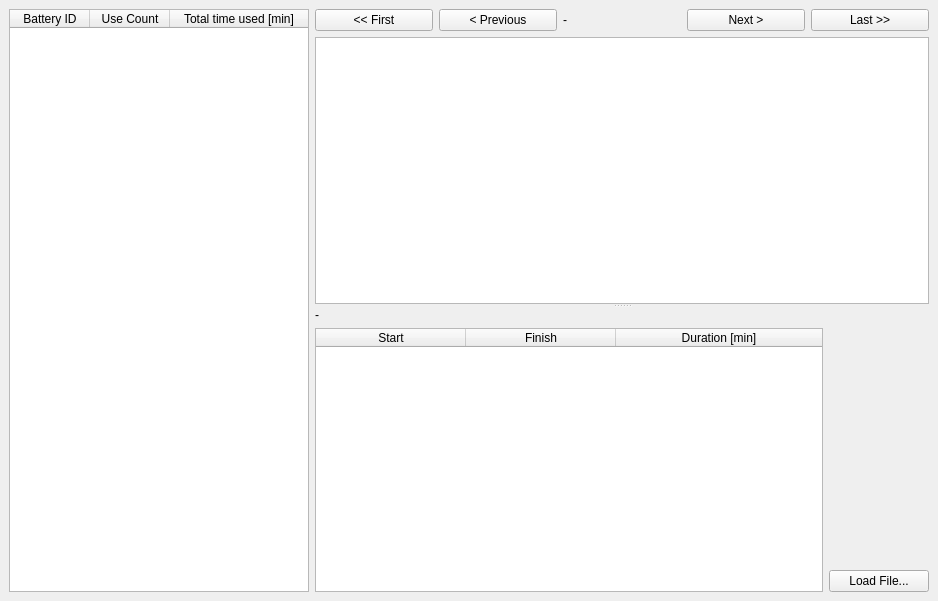
<?xml version="1.0" encoding="UTF-8"?>
<ui version="4.0">
 <class>MainWindow</class>
 <widget class="QMainWindow" name="MainWindow">
  <property name="geometry">
   <rect>
    <x>0</x>
    <y>0</y>
    <width>938</width>
    <height>601</height>
   </rect>
  </property>
  <property name="minimumSize">
   <size>
    <width>0</width>
    <height>400</height>
   </size>
  </property>
  <property name="windowTitle">
   <string>MainWindow</string>
  </property>
  <widget class="QWidget" name="centralwidget">
   <layout class="QHBoxLayout" name="horizontalLayout_4">
    <item>
     <layout class="QHBoxLayout" name="horizontalLayout_3">
      <item>
       <widget class="QTableWidget" name="batteryTable">
        <property name="minimumSize">
         <size>
          <width>300</width>
          <height>0</height>
         </size>
        </property>
        <property name="maximumSize">
         <size>
          <width>300</width>
          <height>16777215</height>
         </size>
        </property>
        <property name="horizontalScrollBarPolicy">
         <enum>Qt::ScrollBarAlwaysOff</enum>
        </property>
        <property name="alternatingRowColors">
         <bool>true</bool>
        </property>
        <property name="selectionMode">
         <enum>QAbstractItemView::SingleSelection</enum>
        </property>
        <property name="selectionBehavior">
         <enum>QAbstractItemView::SelectRows</enum>
        </property>
        <property name="sortingEnabled">
         <bool>true</bool>
        </property>
        <attribute name="horizontalHeaderCascadingSectionResizes">
         <bool>true</bool>
        </attribute>
        <attribute name="horizontalHeaderMinimumSectionSize">
         <number>80</number>
        </attribute>
        <attribute name="horizontalHeaderDefaultSectionSize">
         <number>80</number>
        </attribute>
        <attribute name="horizontalHeaderShowSortIndicator" stdset="0">
         <bool>true</bool>
        </attribute>
        <attribute name="horizontalHeaderStretchLastSection">
         <bool>true</bool>
        </attribute>
        <attribute name="verticalHeaderVisible">
         <bool>false</bool>
        </attribute>
        <attribute name="verticalHeaderMinimumSectionSize">
         <number>20</number>
        </attribute>
        <attribute name="verticalHeaderDefaultSectionSize">
         <number>20</number>
        </attribute>
        <attribute name="verticalHeaderStretchLastSection">
         <bool>false</bool>
        </attribute>
        <column>
         <property name="text">
          <string>Battery ID</string>
         </property>
        </column>
        <column>
         <property name="text">
          <string>Use Count</string>
         </property>
        </column>
        <column>
         <property name="text">
          <string>Total time used [min]</string>
         </property>
        </column>
       </widget>
      </item>
      <item>
       <widget class="QSplitter" name="splitter">
        <property name="orientation">
         <enum>Qt::Vertical</enum>
        </property>
        <widget class="QWidget" name="layoutWidget">
         <layout class="QVBoxLayout" name="verticalLayout_2">
          <item>
           <layout class="QHBoxLayout" name="horizontalLayout">
            <item>
             <widget class="QPushButton" name="buttonFirst">
              <property name="text">
               <string>&lt;&lt; First</string>
              </property>
             </widget>
            </item>
            <item>
             <widget class="QPushButton" name="buttonPrev">
              <property name="text">
               <string>&lt; Previous</string>
              </property>
             </widget>
            </item>
            <item>
             <widget class="QLabel" name="week_display">
              <property name="text">
               <string>-</string>
              </property>
             </widget>
            </item>
            <item>
             <widget class="QPushButton" name="buttonNext">
              <property name="text">
               <string>Next &gt;</string>
              </property>
             </widget>
            </item>
            <item>
             <widget class="QPushButton" name="buttonLast">
              <property name="text">
               <string>Last &gt;&gt;</string>
              </property>
             </widget>
            </item>
           </layout>
          </item>
          <item>
           <widget class="QChartView" name="graphicsView">
            <property name="sizePolicy">
             <sizepolicy hsizetype="Expanding" vsizetype="Expanding">
              <horstretch>0</horstretch>
              <verstretch>2</verstretch>
             </sizepolicy>
            </property>
            <property name="toolTip">
             <string>Select item to display its graph.</string>
            </property>
           </widget>
          </item>
         </layout>
        </widget>
        <widget class="QWidget" name="layoutWidget">
         <layout class="QHBoxLayout" name="horizontalLayout_2">
          <item>
           <layout class="QVBoxLayout" name="verticalLayout_3">
            <item>
             <widget class="QLabel" name="day_indicator">
              <property name="text">
               <string>-</string>
              </property>
              <property name="alignment">
               <set>Qt::AlignLeading|Qt::AlignLeft|Qt::AlignVCenter</set>
              </property>
             </widget>
            </item>
            <item>
             <widget class="QTableWidget" name="recordTable">
              <property name="sizePolicy">
               <sizepolicy hsizetype="Expanding" vsizetype="Expanding">
                <horstretch>0</horstretch>
                <verstretch>1</verstretch>
               </sizepolicy>
              </property>
              <property name="minimumSize">
               <size>
                <width>500</width>
                <height>0</height>
               </size>
              </property>
              <property name="maximumSize">
               <size>
                <width>16777215</width>
                <height>500</height>
               </size>
              </property>
              <property name="toolTip">
               <string extracomment="Click on a bar to display more info.">Click on a bar to display more info.</string>
              </property>
              <property name="editTriggers">
               <set>QAbstractItemView::NoEditTriggers</set>
              </property>
              <property name="alternatingRowColors">
               <bool>true</bool>
              </property>
              <property name="selectionMode">
               <enum>QAbstractItemView::NoSelection</enum>
              </property>
              <property name="sortingEnabled">
               <bool>true</bool>
              </property>
              <attribute name="horizontalHeaderCascadingSectionResizes">
               <bool>true</bool>
              </attribute>
              <attribute name="horizontalHeaderDefaultSectionSize">
               <number>150</number>
              </attribute>
              <attribute name="horizontalHeaderStretchLastSection">
               <bool>true</bool>
              </attribute>
              <attribute name="verticalHeaderMinimumSectionSize">
               <number>20</number>
              </attribute>
              <attribute name="verticalHeaderDefaultSectionSize">
               <number>20</number>
              </attribute>
              <attribute name="verticalHeaderShowSortIndicator" stdset="0">
               <bool>true</bool>
              </attribute>
              <attribute name="verticalHeaderStretchLastSection">
               <bool>false</bool>
              </attribute>
              <column>
               <property name="text">
                <string>Start</string>
               </property>
              </column>
              <column>
               <property name="text">
                <string>Finish</string>
               </property>
              </column>
              <column>
               <property name="text">
                <string>Duration [min]</string>
               </property>
              </column>
             </widget>
            </item>
           </layout>
          </item>
          <item>
           <layout class="QVBoxLayout" name="verticalLayout">
            <item>
             <spacer name="verticalSpacer">
              <property name="orientation">
               <enum>Qt::Vertical</enum>
              </property>
              <property name="sizeHint" stdset="0">
               <size>
                <width>20</width>
                <height>30</height>
               </size>
              </property>
             </spacer>
            </item>
            <item>
             <widget class="QPushButton" name="buttonLoad">
              <property name="minimumSize">
               <size>
                <width>100</width>
                <height>0</height>
               </size>
              </property>
              <property name="text">
               <string>Load File...</string>
              </property>
             </widget>
            </item>
           </layout>
          </item>
         </layout>
        </widget>
       </widget>
      </item>
     </layout>
    </item>
   </layout>
  </widget>
 </widget>
 <customwidgets>
  <customwidget>
   <class>QChartView</class>
   <extends>QGraphicsView</extends>
   <header>QtCharts</header>
  </customwidget>
 </customwidgets>
 <resources/>
 <connections/>
</ui>
